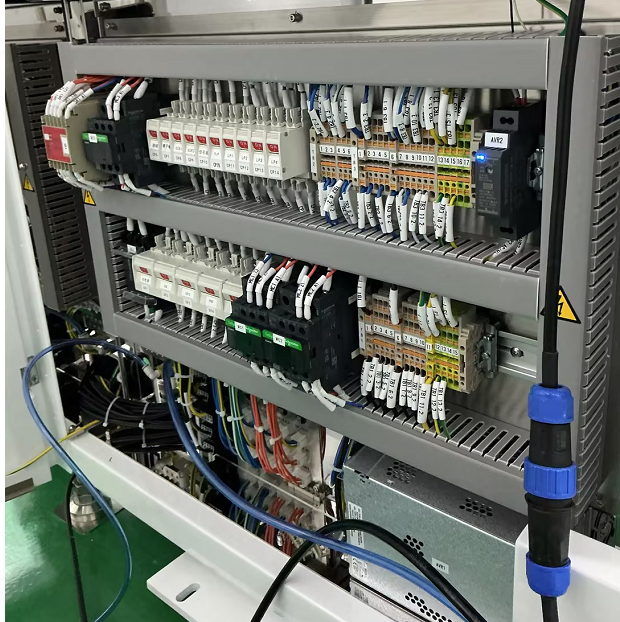
#> input picture examples/cabinets/1/1.png, 620 x 622 px
$ python assembly_reference_compare_poc.py --reference ../examples/cabinets/1/1.png --inspection '../examples/cabinets/1/ChatGPT Image 2026年8月25日 16_13_46 (1).png' --output out.png
#> lines starting #> are read from the running program, lines starting #| are printed output that depends on the picture; after the words box and inside, x2 and y2 are one past the last pixel; in counts of white or black regions, pixels touching at a corner belong together
"""PROTOTYPE ONLY — reference-image assembly inspection.

This is a small, local experiment inspired by three open-source capabilities:
1. feature/pattern matching for automatic image registration;
2. normal-only anomaly maps (a lightweight analogue of Anomalib workflows);
3. optional Ultralytics YOLO detections when a task-specific model is supplied.

It answers: given same-checkpoint, similar-view photos, can the system produce
a small set of connector or memory-slot regions for a human to review?
It never certifies an electrical connection.
"""

from __future__ import annotations

import argparse
import json
from pathlib import Path
from typing import Any

import cv2
import numpy as np


def read_image(path: Path) -> np.ndarray | None:
    """Unicode-safe Windows image read."""
    try:
        raw = np.fromfile(str(path), dtype=np.uint8)
    except OSError:
        return None
    return cv2.imdecode(raw, cv2.IMREAD_COLOR) if raw.size else None
#> returned value is the input picture: shape (622, 620, 3); mean B, G, R 105.5, 112, 107.8
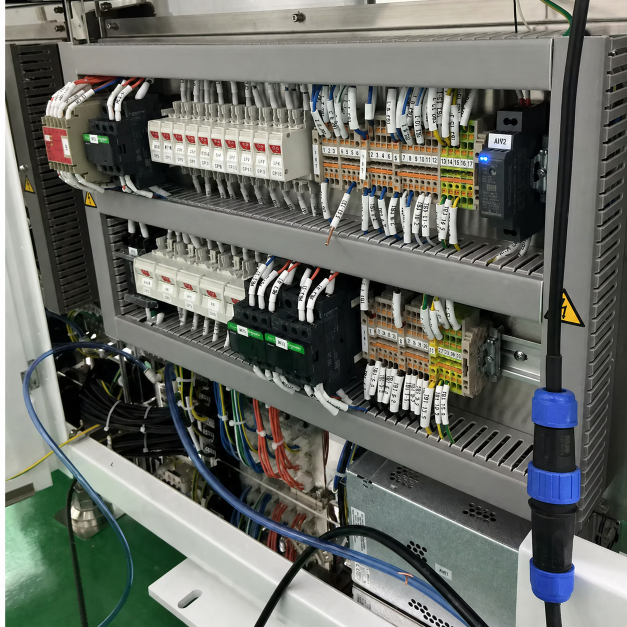
#> input picture examples/cabinets/1/ChatGPT Image 2026年8月25日 16_13_46 (1).png, 1254 x 1254 px (shown at 1/2 size)
#> in read_image, returned value is the input picture: shape (1254, 1254, 3); mean B, G, R 102.1, 108.7, 105.9


def write_image(path: Path, image: np.ndarray) -> None:
    ok, encoded = cv2.imencode(path.suffix, image)
    if not ok:
        raise ValueError(f"Cannot encode image: {path}")
    encoded.tofile(str(path))


def align_to(reference: np.ndarray, candidate: np.ndarray) -> tuple[np.ndarray | None, dict[str, Any]]:
    """Pattern-matching layer: align candidate to the verified reference view."""
    orb = cv2.ORB_create(nfeatures=6000, fastThreshold=7)
    ref_gray = cv2.cvtColor(reference, cv2.COLOR_BGR2GRAY)
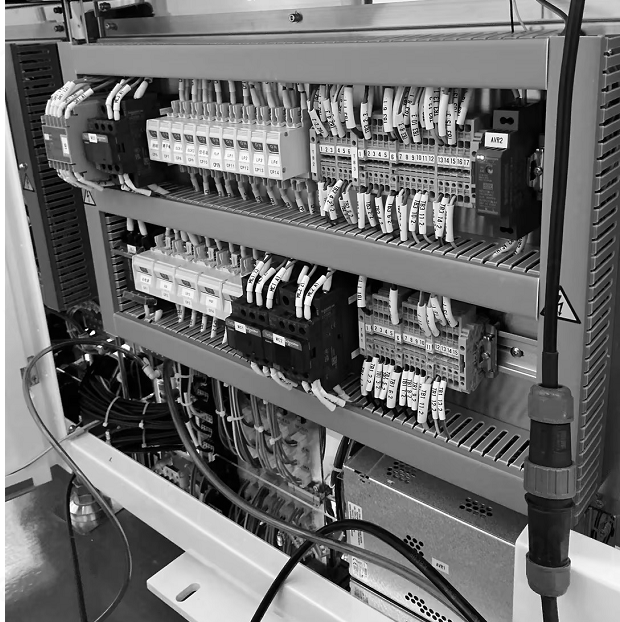
#> ref_gray: shape (622, 620); min 0, max 255, mean 110
    candidate_gray = cv2.cvtColor(candidate, cv2.COLOR_BGR2GRAY)
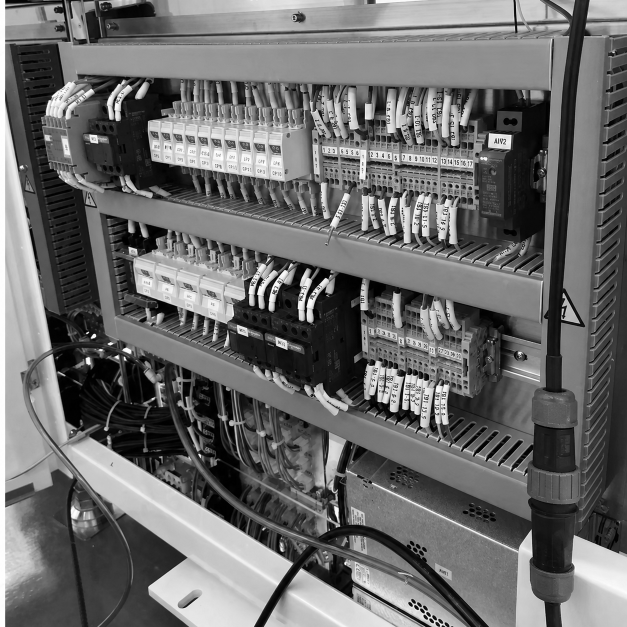
#> candidate_gray: shape (1254, 1254) (shown at 1/2 size); min 0, max 255, mean 107.1
    ref_points, ref_descriptors = orb.detectAndCompute(ref_gray, None)
#> ref_points = 6000 keypoints; strongest (x, y, size): (93, 332, 31), (91, 333, 31), (333, 515, 31), (561, 303, 31)
    candidate_points, candidate_descriptors = orb.detectAndCompute(candidate_gray, None)
#> candidate_points = 6000 keypoints; strongest (x, y, size): (853, 797, 31), (904, 246, 31), (914, 323, 31), (854, 799, 31)
    report: dict[str, Any] = {"reference_keypoints": len(ref_points), "candidate_keypoints": len(candidate_points), "matches": 0, "inliers": 0}
#> report = {'reference_keypoints': 6000, 'candidate_keypoints': 6000, 'matches': 0, 'inliers': 0}
    if ref_descriptors is None or candidate_descriptors is None:
        report["reason"] = "no visual descriptors"
        return None, report
    pairs = cv2.BFMatcher(cv2.NORM_HAMMING).knnMatch(candidate_descriptors, ref_descriptors, k=2)
#> pairs = 6000 matches
    matches = [first for first, second in pairs if first.distance < 0.72 * second.distance]
#> matches = 1193 matches
    report["matches"] = len(matches)
    if len(matches) < 12:
        report["reason"] = "too few feature matches"
        return None, report
    source = np.float32([candidate_points[item.queryIdx].pt for item in matches]).reshape(-1, 1, 2)
#> source = 1193 rows, first 8: [527, 565], [908, 278], [182, 284], [504, 554.4], [114, 741.6], [698.4, 238.8], [488.4, 596.4], [1035.6, 1100.4]
    destination = np.float32([ref_points[item.trainIdx].pt for item in matches]).reshape(-1, 1, 2)
#> destination = 1193 rows, first 8: [243.6, 331.2], [430.5, 117], [74.4, 502.8], [184.1, 368.3], [161.2, 465.8], [528.8, 555.7], [171.1, 229.8], [513, 542]
    homography, inlier_mask = cv2.findHomography(source, destination, cv2.RANSAC, 5.0)
#> homography = [[0.495, -7.29e-05, -0.191], [-0.000562, 0.493, 0.695], [-2.79e-06, -5.39e-07, 1]]; inlier_mask = 1193 values, max 1 at index 7, min 0 at index 0, mean 0.974
    if homography is None or inlier_mask is None:
        report["reason"] = "no geometric transform"
        return None, report
    report["inliers"] = int(inlier_mask.ravel().sum())
    report["inlier_ratio"] = round(report["inliers"] / len(matches), 4)
    if report["inliers"] < 10:
        report["reason"] = "insufficient geometric agreement"
        return None, report
    height, width = reference.shape[:2]
#> height = 622; width = 620
    return cv2.warpPerspective(candidate, homography, (width, height)), report


def read_checklist(path: Path | None) -> list[dict[str, Any]]:
    if path is None:
        return [{"id": "whole_image", "kind": "generic", "roi": [0.0, 0.0, 1.0, 1.0]}]
    payload = json.loads(path.read_text(encoding="utf-8"))
    checks = payload.get("checks", [])
    if not checks:
        raise ValueError("Checklist needs a non-empty checks list.")
    for check in checks:
        if "id" not in check or "roi" not in check or len(check["roi"]) != 4:
            raise ValueError("Every check needs id and normalized roi [left, top, right, bottom].")
    return checks


def crop(image: np.ndarray, roi: list[float]) -> np.ndarray:
    height, width = image.shape[:2]
    left, top, right, bottom = roi
    x1, y1 = round(left * width), round(top * height)
    x2, y2 = round(right * width), round(bottom * height)
    return image[max(0, y1) : min(height, y2), max(0, x1) : min(width, x2)]


def anomaly_map(normal_images: list[np.ndarray], inspection: np.ndarray) -> tuple[np.ndarray, np.ndarray, float]:
    """Normal-only anomaly layer; more reference photos reduce lighting noise."""
    normals = np.stack([cv2.cvtColor(item, cv2.COLOR_BGR2GRAY).astype(np.float32) for item in normal_images])
    target = cv2.cvtColor(inspection, cv2.COLOR_BGR2GRAY).astype(np.float32)
    baseline = np.median(normals, axis=0)
    if len(normals) == 1:
        score = np.abs(target - baseline)
        threshold = max(25.0, float(np.percentile(score, 99.0)))
    else:
        mad = np.median(np.abs(normals - baseline), axis=0)
        score = np.abs(target - baseline) / np.maximum(6.0, 1.4826 * mad)
        threshold = max(3.5, float(np.percentile(score, 99.0)))
    blurred = cv2.GaussianBlur(score, (5, 5), 0)
    mask = np.uint8(blurred >= threshold) * 255
    kernel = cv2.getStructuringElement(cv2.MORPH_ELLIPSE, (5, 5))
    mask = cv2.morphologyEx(mask, cv2.MORPH_OPEN, kernel)
    mask = cv2.dilate(mask, kernel, iterations=2)
    return score, mask, threshold


def regions_from_mask(mask: np.ndarray, score: np.ndarray) -> list[dict[str, Any]]:
    contours, _ = cv2.findContours(mask, cv2.RETR_EXTERNAL, cv2.CHAIN_APPROX_SIMPLE)
    min_area = max(80, int(mask.shape[0] * mask.shape[1] * 0.0001))
    regions = []
    for contour in contours:
        area = float(cv2.contourArea(contour))
        if area < min_area:
            continue
        x, y, width, height = cv2.boundingRect(contour)
        regions.append({"left": x, "top": y, "right": x + width, "bottom": y + height, "area": round(area, 1), "score": round(float(score[y : y + height, x : x + width].mean()), 3)})
    return sorted(regions, key=lambda item: float(item["score"]) * float(item["area"]), reverse=True)


def optional_yolo(image: np.ndarray, model_path: Path | None) -> dict[str, Any]:
    """YOLO integration point. A custom connector/RAM model is required for semantics."""
    if model_path is None:
        return {"configured": False, "reason": "No custom YOLO weight supplied."}
    try:
        from ultralytics import YOLO
    except ImportError:
        return {"configured": False, "reason": "ultralytics is not installed in this prototype environment."}
    model = YOLO(str(model_path))
    result = model.predict(image, verbose=False)[0]
    detections = []
    if result.boxes is not None:
        names = result.names
        for box in result.boxes:
            cls = int(box.cls[0])
            detections.append({"class": str(names[cls]), "confidence": round(float(box.conf[0]), 4), "xyxy": [round(float(value), 1) for value in box.xyxy[0].tolist()]})
    return {"configured": True, "detections": detections}


def main() -> None:
    parser = argparse.ArgumentParser(description="Reference-image assembly inspection prototype.")
    parser.add_argument("--reference", type=Path, action="append", required=True, help="Verified-good image; repeat for multiple normal references.")
    parser.add_argument("--inspection", type=Path, required=True, help="Production image of the same checkpoint and view.")
    parser.add_argument("--output", type=Path, required=True)
    parser.add_argument("--checklist", type=Path, help="Optional per-check-item normalized ROI JSON.")
    parser.add_argument("--yolo-model", type=Path, help="Optional custom connector/RAM YOLO weight.")
    args = parser.parse_args()

    canonical = read_image(args.reference[0])
    target = read_image(args.inspection)
    if canonical is None or target is None:
        raise SystemExit("Cannot read reference or inspection image.")
    aligned_target, target_alignment = align_to(canonical, target)
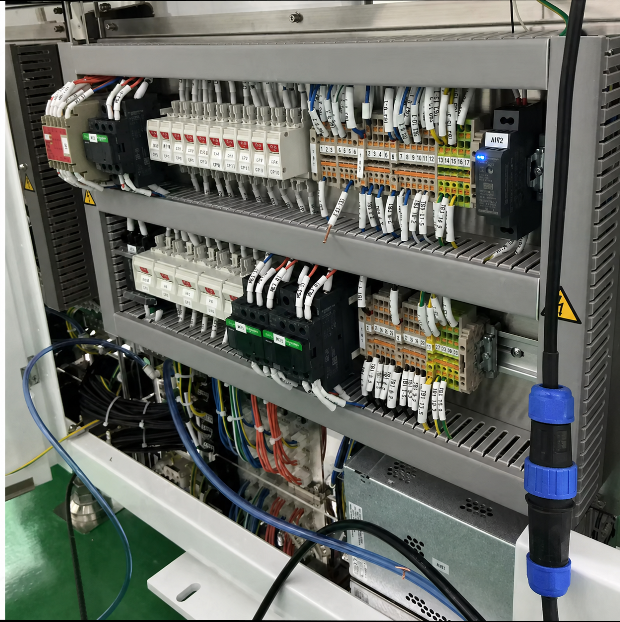
#> aligned_target: shape (622, 620, 3); mean B, G, R 101.9, 108.5, 105.7
#> target_alignment = {'reference_keypoints': 6000, 'candidate_keypoints': 6000, 'matches': 1193, 'inliers': 1162, 'inlier_ratio': 0.974}
    report: dict[str, Any] = {"prototype": True, "decision": "manual_review", "target_alignment": target_alignment, "checks": [], "yolo": {"configured": False}}
    args.output.mkdir(parents=True, exist_ok=True)
    if aligned_target is None:
        report["reason"] = "Retake the production photo with the same checkpoint and view."
        (args.output / "report.json").write_text(json.dumps(report, ensure_ascii=False, indent=2) + "\n", encoding="utf-8")
        print(json.dumps(report, ensure_ascii=False, indent=2))
        return

    aligned_normals = [canonical]
    reference_alignment = []
    for reference_path in args.reference[1:]:
        image = read_image(reference_path)
        if image is None:
            reference_alignment.append({"image": str(reference_path), "accepted": False, "reason": "unreadable"})
            continue
        aligned, metrics = align_to(canonical, image)
        reference_alignment.append({"image": str(reference_path), "accepted": aligned is not None, "alignment": metrics})
        if aligned is not None:
            aligned_normals.append(aligned)
    report["normal_reference_count"] = len(aligned_normals)
    report["reference_alignment"] = reference_alignment
    report["yolo"] = optional_yolo(aligned_target, args.yolo_model)
    write_image(args.output / "aligned_inspection.jpg", aligned_target)

    for check in read_checklist(args.checklist):
        target_crop = crop(aligned_target, check["roi"])
        normal_crops = [crop(image, check["roi"]) for image in aligned_normals]
        score, mask, threshold = anomaly_map(normal_crops, target_crop)
        regions = regions_from_mask(mask, score)
        annotated = target_crop.copy()
        for number, region in enumerate(regions, start=1):
            x1, y1, x2, y2 = (int(region[key]) for key in ("left", "top", "right", "bottom"))
            cv2.rectangle(annotated, (x1, y1), (x2, y2), (0, 0, 255), 2)
            cv2.putText(annotated, f"Review {number}", (x1, max(20, y1 - 6)), cv2.FONT_HERSHEY_SIMPLEX, 0.55, (0, 0, 255), 2)
        check_dir = args.output / str(check["id"])
        check_dir.mkdir(exist_ok=True)
        write_image(check_dir / "inspection.jpg", target_crop)
        write_image(check_dir / "anomaly_mask.png", mask)
        write_image(check_dir / "review_regions.jpg", annotated)
        score_image = cv2.normalize(score, None, 0, 255, cv2.NORM_MINMAX).astype(np.uint8)
        write_image(check_dir / "anomaly_heatmap.jpg", cv2.applyColorMap(score_image, cv2.COLORMAP_JET))
        report["checks"].append({"id": check["id"], "kind": check.get("kind", "generic"), "expected": check.get("expected", "visual_match"), "threshold": round(threshold, 3), "region_count": len(regions), "regions": regions, "status": "review_required" if regions else "no_large_visual_difference"})
#> this loop made 1 pass
#> threshold on pass 1: 85
#> pass 1, in anomaly_map, `target = cv2.cvtColor(inspection, cv2.COLOR_BGR2GRAY).astype(np.float32)`:
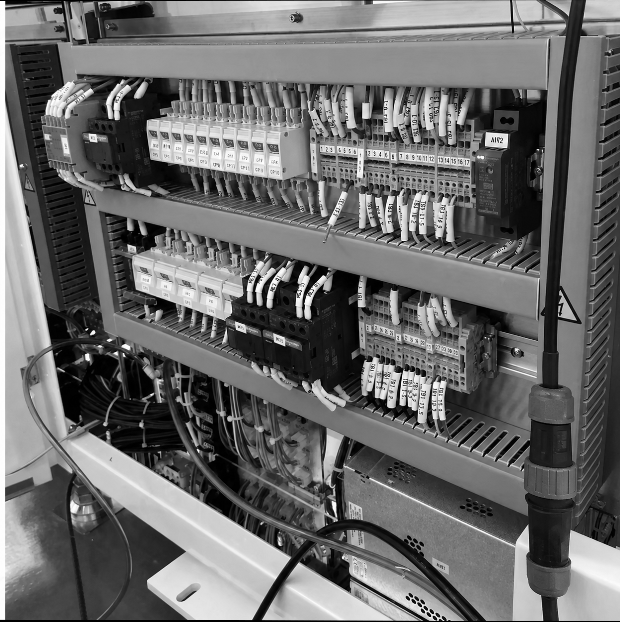
#> target: shape (622, 620) float32; min 0, max 255, mean 106.9
#> pass 1, in anomaly_map, `score = np.abs(target - baseline)`:
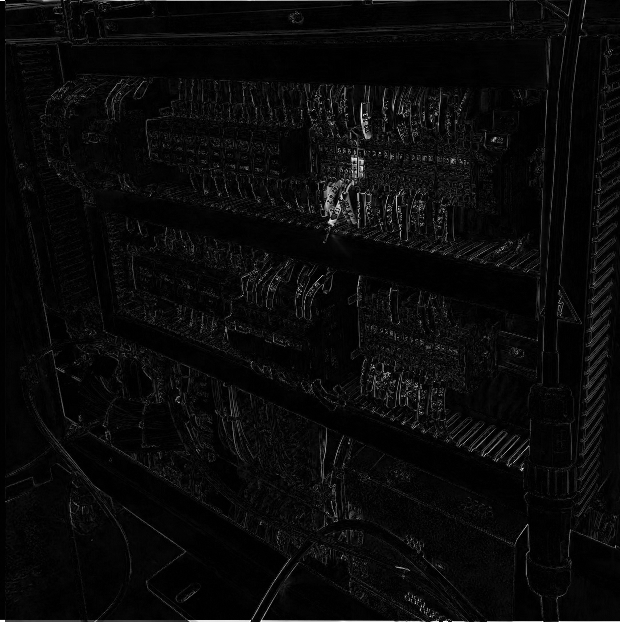
#> score: shape (622, 620) float32; min 0, max 255, mean 9.5
#> after the loop:
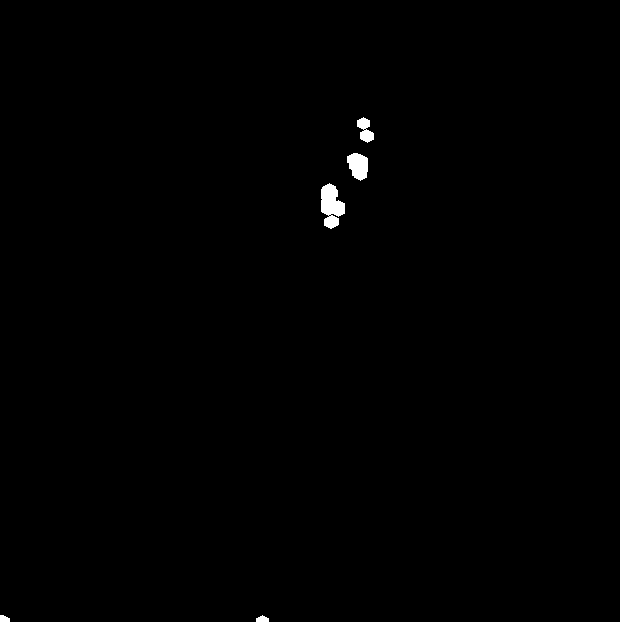
#> mask: shape (622, 620); 0.4% white; 5 white regions, box (x1, y1, x2, y2) and area: (321, 183, 345, 229) 728, (347, 153, 368, 181) 436, (357, 117, 374, 143) 261, (256, 615, 269, 622) 67, (0, 615, 10, 622) 58

    (args.output / "report.json").write_text(json.dumps(report, ensure_ascii=False, indent=2) + "\n", encoding="utf-8")
    print(json.dumps(report, ensure_ascii=False, indent=2))
#> (printed output is left out)


if __name__ == "__main__":
    main()
